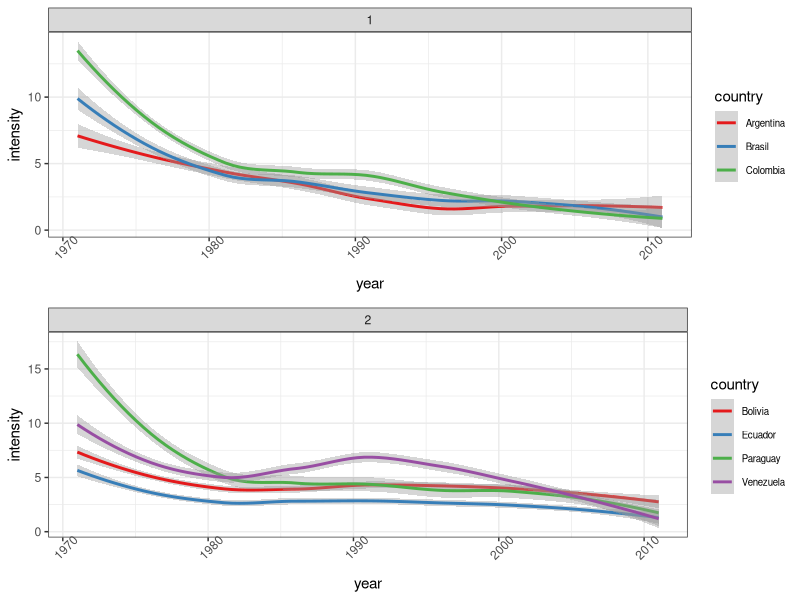
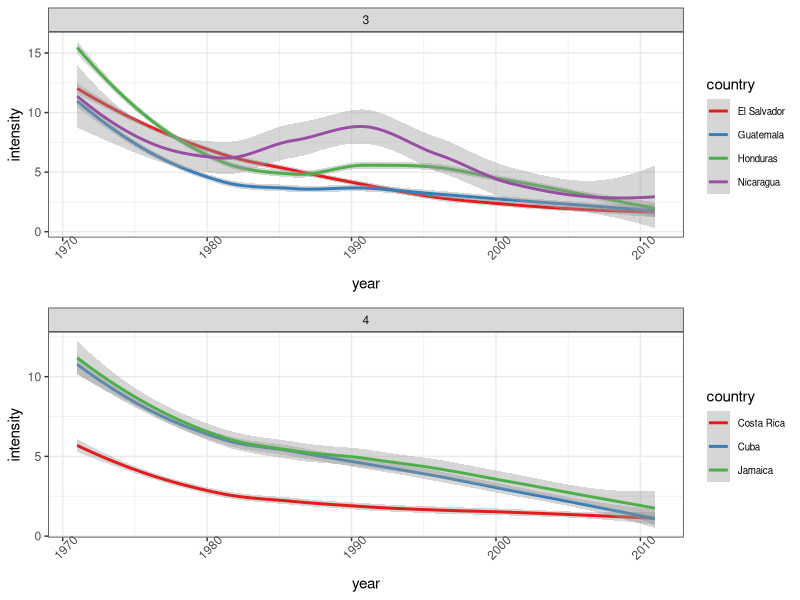
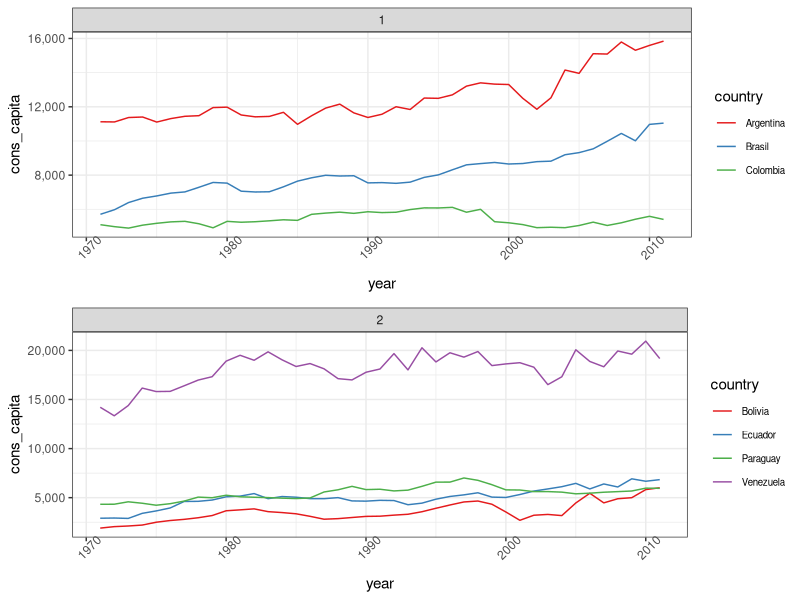
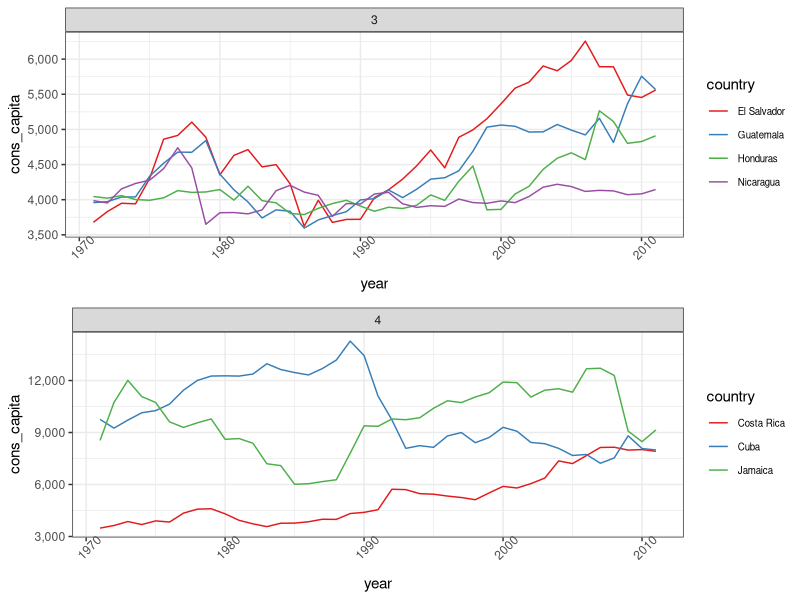

Here is the R script that generated these plots, in order: (Note: this script raises an error after producing the figures.)
## ---- chunk 1
library(ggplot2)
library(plyr)
library(reshape2)
library(scales)
library(gridExtra)
## ---- chunk 2
df <- read.csv('data/datosEnergia2.csv', header = T, encoding = 'UTF-8')
levels(df$country) <- c( "Argentina","Bolivia","Brasil","Colombia","Costa Rica","Cuba","Ecuador","El Salvador","Guatemala",                 "Haiti","Honduras","Jamaica","Mexico","Nicaragua","Panama","Paraguay","Peru","Rep. Dominicana","Venezuela")
melt.df <- melt(df, id.vars = c('country','code','year'))
melt.df <- arrange(melt.df, year)
df$facet <- 1 * df$country %in% c('Argentina','Brasil','Colombia','Mexico') +
2 * df$country %in% c('Bolivia','Venezuela','Peru', 'Ecuador', 'Paraguay') +
3 * df$country %in% c('Guatemala','Honduras','El Salvador', 'Panama', 'Nicaragua') +
4 * df$country %in% c('Jamaica','Haiti','Rep. Dominicana', 'Costa Rica', 'Cuba')
df$prod_kWh <- (df$prod_ktOil*2.9e13)/3.6e6
df$use_kWh <- (df$use_ktOil*2.9e13)/3.6e6
df$intensity <- df$use_kWh/df$GDP
df$cons_capita <- df$use_kWh/df$population
color <- c('#9933FF', '#00CC66', '#FF3333', '#3399FF', '#FF6633')
## ---- chunk 3
d <- split(df,f = df$facet)
p1 <- ggplot(d$'1', aes(x = year, y = intensity, colour = country)) + geom_smooth() + theme_bw()+ scale_colour_brewer(palette = 'Set1') + scale_y_continuous(labels = comma, breaks = c(0,5,10,15)) + facet_wrap(~ facet) + theme(axis.text.x = element_text(angle = 45), legend.key.size = unit(0.6, "cm"), legend.text = element_text(size = 7))
p2 <- p1 %+% d$'2'
p3 <- p1 %+% d$'3'
p4 <- p1 %+% d$'4'
grid.arrange(p1,p2)
grid.arrange(p3,p4)
## ---- chunk 4
p1 <- ggplot(d$'1', aes(x = year, y = cons_capita, colour = country)) + geom_line() + theme_bw()+ scale_colour_brewer(palette = 'Set1') + scale_y_continuous(labels = comma) + facet_wrap(~ facet) + theme(axis.text.x = element_text(angle = 45), legend.key.size = unit(0.6, "cm"), legend.text = element_text(size = 7))
p2 <- p1 %+% d$'2'
p3 <- p1 %+% d$'3'
p4 <- p1 %+% d$'4'
grid.arrange(p1,p2)
grid.arrange(p3,p4)
## ---- chunk 5
col <- df[which(df$country == 'Colombia'),]
brs <- df[which(df$country == 'Brasil'),]
arg <- df[which(df$country == 'Argentina'),]
mex <- df[which(df$country == 'Mexico'),]

p1 <- ggplot(col, aes(x = year, y = cons_capita, colour = intensity)) + geom_path() + theme_bw() + theme(axis.text.x = element_text(angle = 45), legend.key.size = unit(0.6, "cm"), legend.text = element_text(size = 7)) + scale_colour_gradientn(colours = rainbow(3), guide_legend(reverse = T,title = 'Intensity')) + labs(title = 'Colombia')

p2 <- p1 %+% brs + labs(title = 'Brasil')
p3 <- p1 %+% arg + labs(title = 'Argentina') 
p4 <- p1 %+% mex + labs(title = 'Mexico')

grid.arrange(p1,p2)

grid.arrange(p3,p4)
